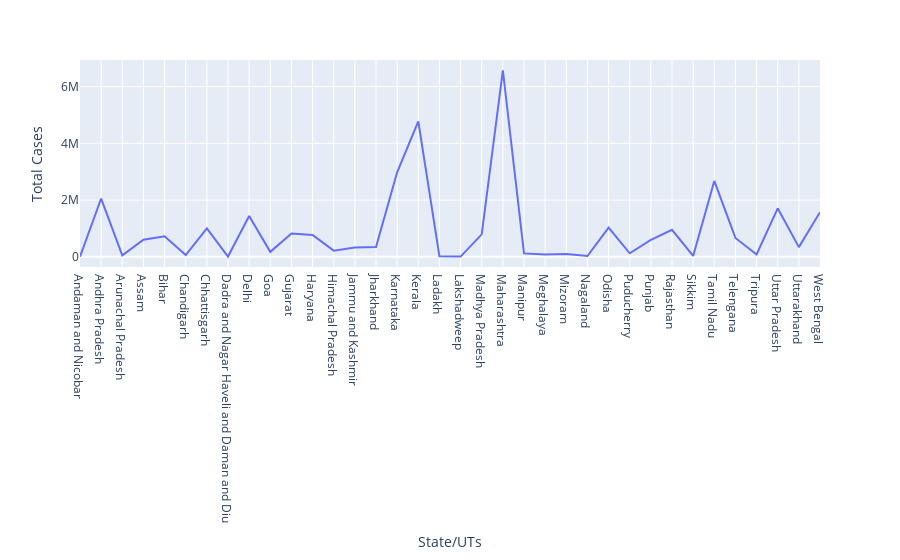

Notebook code for this chart:
### Code cell
px.line(data,
      'State/UTs',
      'Total Cases',
       )

### Figure 1 — Plotly figure (JSON) as saved in the notebook; plotly's stock layout.template omitted (floating-point values rounded to 4 significant figures)
{"data": [{"hovertemplate": "State/UTs=%{x}<br>Total Cases=%{y}<extra></extra>", "legendgroup": "", "line": {"color": "#636efa", "dash": "solid"}, "marker": {"symbol": "circle"}, "mode": "lines", "name": "", "orientation": "v", "showlegend": false, "type": "scatter", "x": ["Andaman and Nicobar", "Andhra Pradesh", "Arunachal Pradesh", "Assam", "Bihar", "Chandigarh", "Chhattisgarh", "Dadra and Nagar Haveli and Daman and Diu", "Delhi", "Goa", "Gujarat", "Haryana", "Himachal Pradesh", "Jammu and Kashmir", "Jharkhand", "Karnataka", "Kerala", "Ladakh", "Lakshadweep", "Madhya Pradesh", "Maharashtra", "Manipur", "Meghalaya", "Mizoram", "Nagaland", "Odisha", "Puducherry", "Punjab", "Rajasthan", "Sikkim", "Tamil Nadu", "Telengana", "Tripura", "Uttar Pradesh", "Uttarakhand", "West Bengal"], "xaxis": "x", "y": [7629, 2055999, 54865, 604536, 725983, 65273, 1005485, 10672, 1439136, 176980, 826099, 770975, 220254, 330352, 348334, 2980170, 4774639, 20848, 10364, 792606, 6573092, 121706, 82283, 104659, 31410, 1030518, 126893, 601821, 954354, 31636, 2675592, 667535, 84237, 1709928, 343645, 1574801], "yaxis": "y"}], "layout": {"legend": {"tracegroupgap": 0}, "margin": {"t": 60}, "xaxis": {"anchor": "y", "domain": [0, 1], "title": {"text": "State/UTs"}}, "yaxis": {"anchor": "x", "domain": [0, 1], "title": {"text": "Total Cases"}}}}
